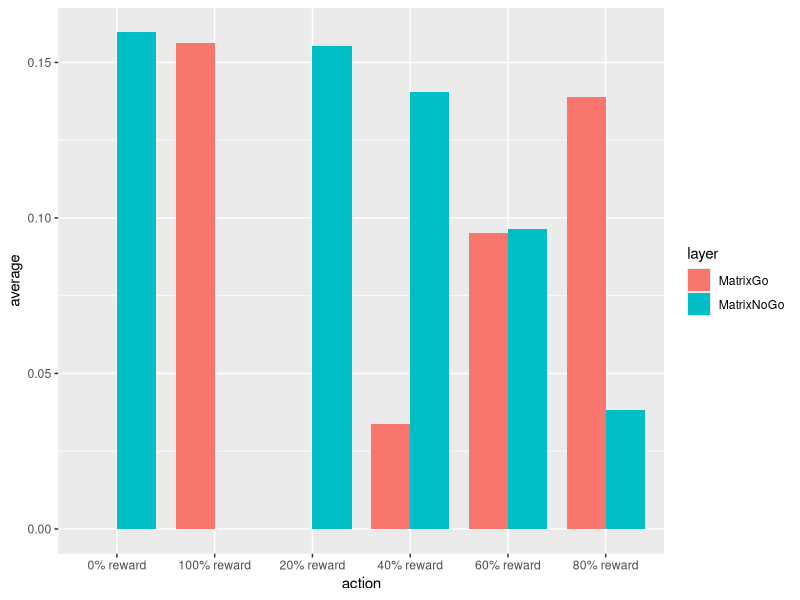

R code for this plot:
library(ggplot2)

searchParam = function(burst,dip)
{
  resultData = read.csv("resultData.csv")
  resultData = resultData[,-1]
  resultData = resultData[resultData[,2] == burst,]
  resultData = resultData[resultData[,1] == dip,]
  return(resultData)  
}

formatData = function(data)
{
  typeVec = c(rep("MatrixGo",6),rep("MatrixNoGo",6))
  actVec = rep(paste0(c("100%","80%","60%","40%","20%","0%")," reward"),2)
  valVec = as.numeric(data[3:length(data)])
  
  newdf = data.frame(matrix(ncol=3,nrow=length(valVec)))
  colnames(newdf) = c("layer","action","average")
  newdf$layer = typeVec
  newdf$action = actVec
  newdf[,3] = valVec
  return(newdf)
}

burst=1.5
dip=1.5
ggplot(formatData(searchParam(burst,dip)), aes(action, average)) + geom_bar(aes(fill = layer),width = 0.8, position = position_dodge(), stat="identity")